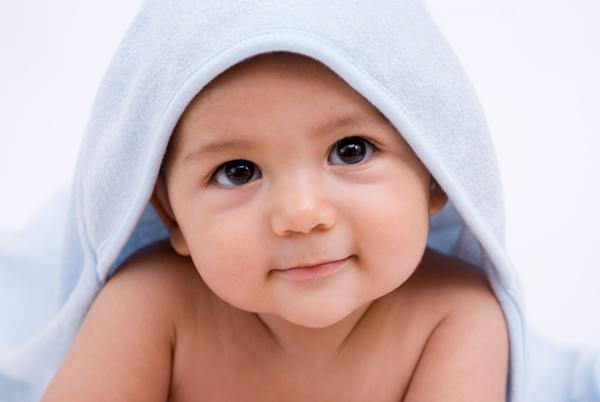
#> input picture Day_27/material/baby.jpg, 600 x 402 px, given in place of the camera
$ python face_recognition1.py
#> lines starting #> are read from the running program, lines starting #| are printed output that depends on the picture; after the words box and inside, x2 and y2 are one past the last pixel; in counts of white or black regions, pixels touching at a corner belong together
### Day_27/face_recognition.py
#!/usr/bin/env python3
# -*- coding: utf-8 -*-
"""
Created on Tue Jun 11 18:02:45 2019

@author: narayan
"""

"""
Facial Recognition + OpenCV Python

Facial recognition is a biometric software application capable of uniquely identifying or verifying
a person by comparing and analyzing.

Things that you need in this project: OpenCV and face_recognition

The project is mainly a method for detecting faces in a given image by using OpenCV-Python and
face_recognition module. The first phase uses camera to capture the picture of our faces which
generates a feature set in a location of your PC.

• The face_recognition command lets you recognize faces in a photograph or folder full for photographs.

It has two simple commands

Face_ recognition- Recognise faces in a photograph or folder full for photographs.
face_detection - Find faces in a photograph or folder full for photographs.
For face recognition, first generate a feature set by taking few image of your face and create
a directory with the name of person and save their face image.


Then train the data by using the Face_ recognition module.By Face_ recognition module the trained
data is stored as pickle file (.pickle).

By using the trained pickle data, we can recognize face.

The main flow of face recognition is first to locate the face in the picture and the compare the
picture with the trained data set.If the there is a match, it gives the recognized label.
(Ref: https://github.com/sriram251/-face_recognition)
"""


import os
import cv2

face_cascade = cv2.CascadeClassifier('/home/narayan/Desktop/Forsk2019/Day_27/material/haarcascade_frontalface_default.xml')

cap = cv2.VideoCapture(0)
path = "/home/narayan/Desktop/Forsk2019/Day_27/"   # path were u want store the data set
id = input('enter user name')
#> the answer given: material/baby.jpg

try:
    # Create target Directory
    os.mkdir(path+str(id))
    print("Directory " , path+str(id),  " Created ")
except FileExistsError:
    print("Directory " , path+str(id) ,  " already exists")

sampleN=0;

while 1:

    ret, img = cap.read()
#> img is the input picture: shape (402, 600, 3); mean B, G, R 182.9, 182.8, 205.2
    frame = img.copy()

    gray = cv2.cvtColor(frame, cv2.COLOR_BGR2GRAY)
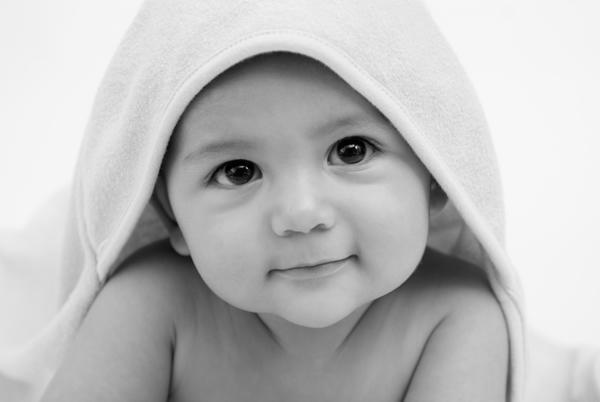
#> gray: shape (402, 600); min 0, max 250, mean 189.5

    faces = face_cascade.detectMultiScale(gray, 1.3, 5)
#> faces = [[157, 58, 277, 277]]

    for (x,y,w,h) in faces:

        sampleN=sampleN+1;

        cv2.imwrite(path+str(id)+ "//" +str(sampleN)+ ".jpg", gray[y:y+h, x:x+w])

        cv2.rectangle(img,(x,y),(x+w,y+h),(255,0,0),2)

        cv2.waitKey(100)
#> this loop made 1 pass
#> (x, y, w, h, sampleN) on pass 1: (157, 58, 277, 277, 1)
#> pass 1, `cv2.imwrite(path+str(id)+ "//" +str(sampleN)+ ".jpg", gray[y:y+h, x:x+..`:
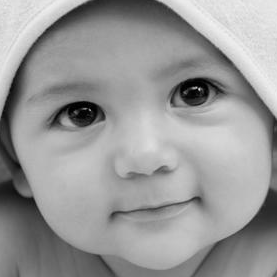
#> saved as 1.jpg: shape (277, 277); min 0, max 246, mean 152.7
#> after the loop:
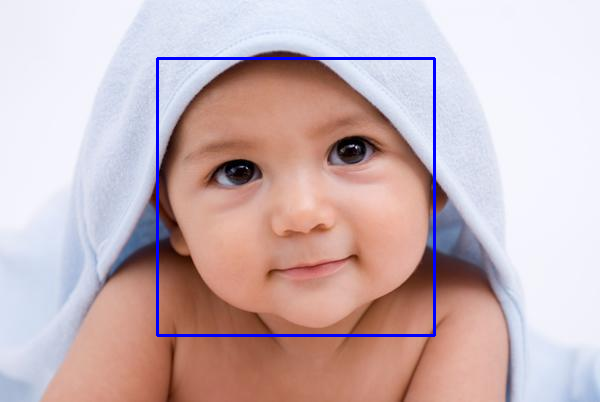
#> img: shape (402, 600, 3); 1.38% of pixels changed, all inside (x1, y1, x2, y2) = (156, 57, 436, 337)
#> after the loop, sampleN = 1

    cv2.imshow('img',img)

    cv2.waitKey(1)

    if sampleN > 100:

        break

cap.release()

cv2.destroyAllWindows()

### Day_27/face_recognition1.py
#!/usr/bin/env python3
# -*- coding: utf-8 -*-
"""
Created on Wed Jun 12 14:45:44 2019

@author: narayan
"""

import imutils
import numpy as np
import pickle
import cv2
import face_recognition


# [51 lines left out: function main, not called in this run]
if __name__ == "__main__":
    main()
